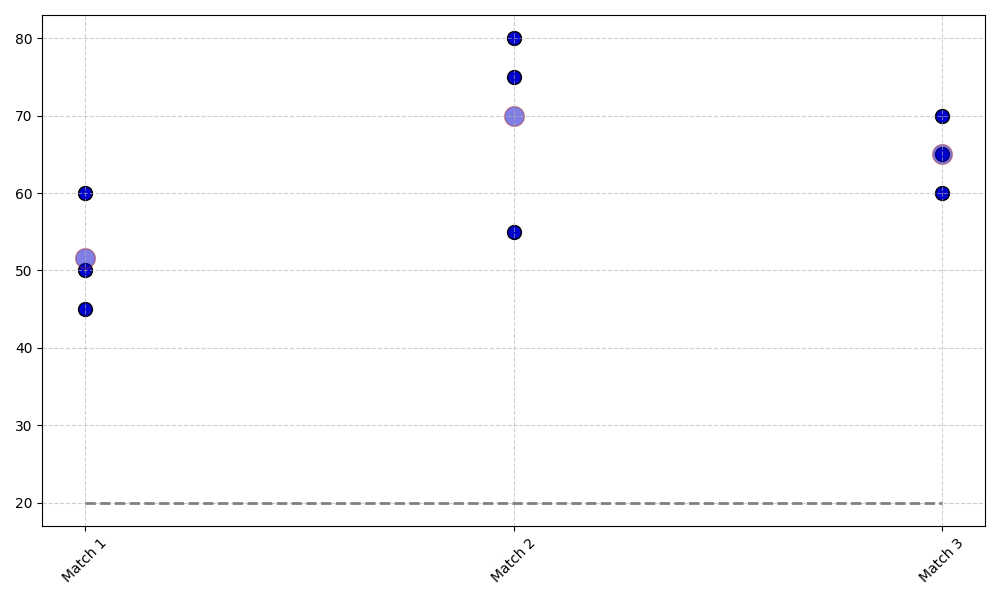

Write Python code to recreate this figure.
import matplotlib.pyplot as plt
import numpy as np

matches = np.array(['Match 1', 'Match 2', 'Match 3'])
player_a_runs = np.array([50, 75, 65])
player_b_runs = np.array([60, 80, 70])
player_c_runs = np.array([45, 55, 60])
background_score = [20, 20, 20]

fig, ax = plt.subplots(figsize=(10, 6))

consistent_color = 'mediumblue'

ax.scatter(matches, player_a_runs, color=consistent_color, s=100, edgecolor='black')
ax.scatter(matches, player_b_runs, color=consistent_color, s=100, edgecolor='black')
ax.scatter(matches, player_c_runs, color=consistent_color, s=100, edgecolor='black')
ax.plot(matches, background_score, linestyle='--', color='grey', linewidth=2)

avg_runs = np.mean([player_a_runs, player_b_runs, player_c_runs], axis=0)
ax.scatter(matches, avg_runs, color=consistent_color, s=200, edgecolor='brown', alpha=0.5)

ax.set_xticks(matches)
ax.set_xticklabels(matches, rotation=45)

ax.grid(True, linestyle='--', alpha=0.6)
plt.tight_layout()
plt.show()
